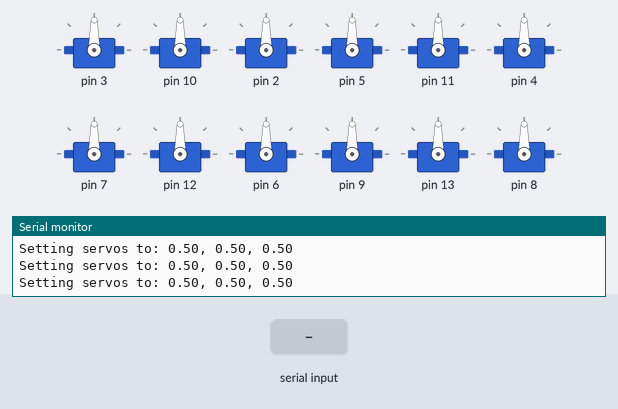
A sketch run on a simulated Arduino Uno, built with avr-gcc and run on an emulated ATmega328P. On the bench: 12 × servo, the last lines printed to the serial monitor. The inputs (shaded band) are chosen by the test bench.

Above: at 2.2 s.
2.3 s: "090\n" received over Serial
At 3.2 s:
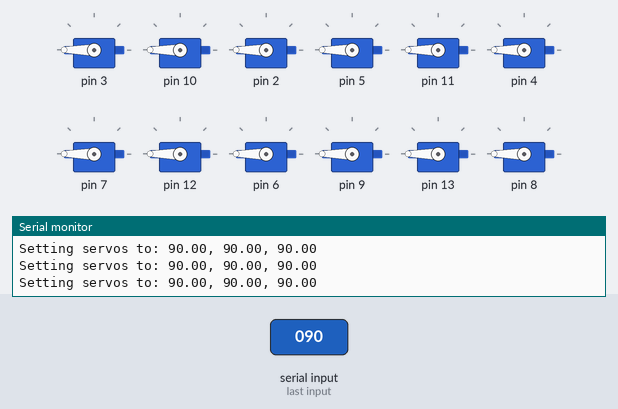
3.8 s: "0\n" received over Serial
At 5.0 s:
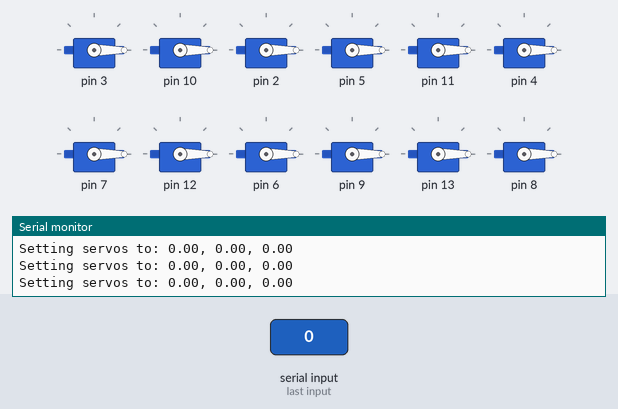
5.3 s: "s:90\n" received over Serial
At 6.5 s:
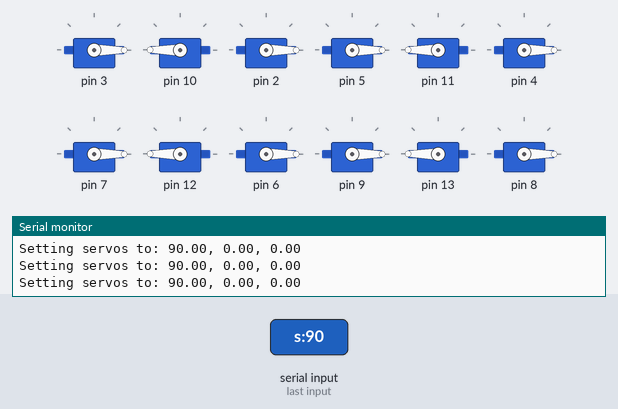
6.8 s: "e:90\n" received over Serial
At 7.7 s:
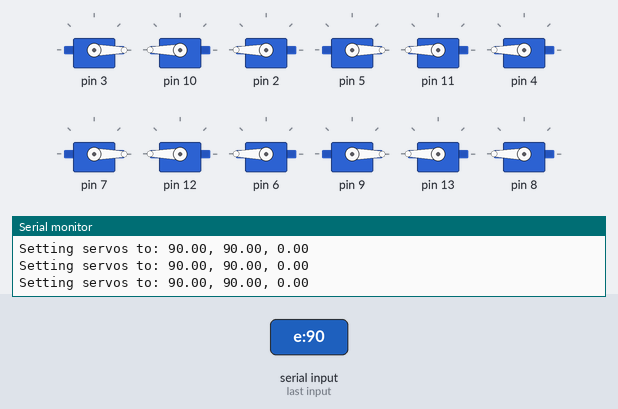
8.3 s: "s:\n" received over Serial
At 8.9 s:
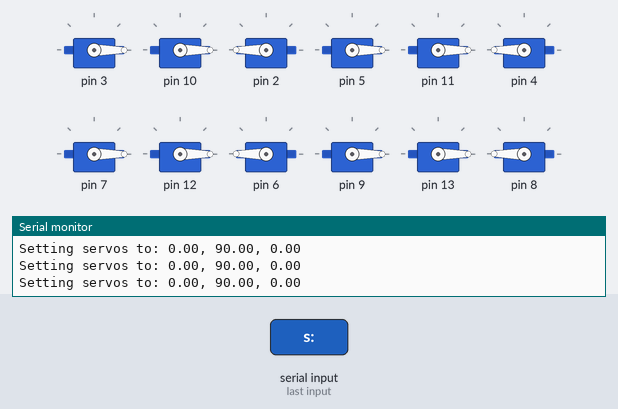
9.8 s: "w:90\n" received over Serial
At 11.3 s:
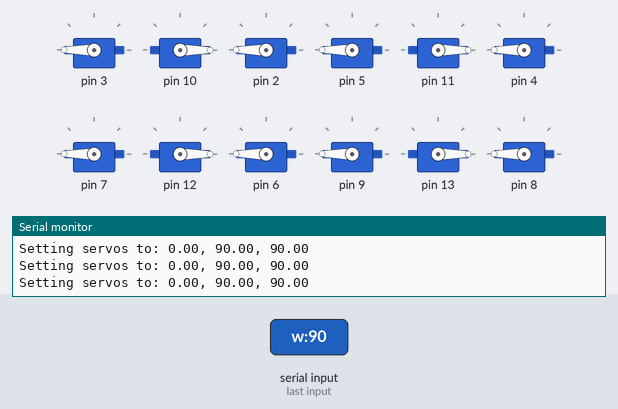
Timing chart, 0 to 12.3 s (numbered marks = the images above; inputs shaded):
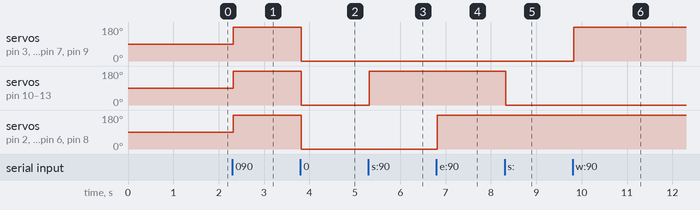

The sketch:

robot.ino
```cpp
//Just here to work with the Arduino IDE
//Main.cpp runs the program
```

DistanceSensorController.cpp
```cpp
//
//  DistanceSensorController.cpp
//  Quad
//
//  Created by Preston Raab on 10/9/22.
//
#include "DistanceSensorController.h"

DistanceSensorController::DistanceSensorController():
  sensorRight(TRIG_PIN, ECHO_1),
  sensorUp(TRIG_PIN, ECHO_2),
  sensorLeft(TRIG_PIN, ECHO_3),
  sensorDown(TRIG_PIN, ECHO_4) {
  numSamples = 0;
}

void DistanceSensorController::init() {
  sensorRight.setup();
  sensorUp.setup();
  sensorLeft.setup();
  sensorDown.setup();
}

void DistanceSensorController::updateSensors() {
  sensorRight.update();
  sensorUp.update();
  sensorLeft.update();
  sensorDown.update();
  if(numSamples < 20)
    numSamples++;
}

void DistanceSensorController::debugSensors(){
  debugfloatln("Right:", sensorRight.getDistance());
  debugfloatln("Up:", sensorUp.getDistance());
  debugfloatln("Left:", sensorLeft.getDistance());
  debugfloatln("Down:", sensorDown.getDistance());
  debugfloatln("Max:", 120);
  debugfloatln("Min:", 0);
}

DistanceSensorController::FourDistances DistanceSensorController::getGlobalResults(){
  float rightStatus = sensorRight.getDistance();
  float upStatus = sensorUp.getDistance();
  float leftStatus = sensorLeft.getDistance();
  float downStatus = sensorDown.getDistance();

  if(sensorRight.getDistance() < 1)
    rightStatus = 0;
  else
    rightStatus += sensorOffset;
  if(sensorUp.getDistance() < 1)
    upStatus = 0;
  else
    upStatus += sensorOffset;
  if(sensorLeft.getDistance() < 1)
    leftStatus = 0;
  else
    leftStatus = -(sensorOffset + leftStatus);
  if(sensorDown.getDistance() < 1)
    downStatus = 0;
  else
    downStatus = -(sensorOffset + downStatus);

  FourDistances result = {rightStatus, upStatus, leftStatus, downStatus};
  if(numSamples < 10){
    result.positiveX = 0;
    result.positiveY = 0;
    result.negativeX = 0;
    result.negativeY = 0;
  }
  debugfloatln("posX:", result.positiveX);
  debugfloatln("negX:", result.negativeX);
  debugfloatln("posY:", result.positiveY);
  debugfloatln("negX:", result.negativeY);
  return result;
}
```

DistanceSensorController.h
```cpp
//
//  DistanceSensorController.h
//  Quad
//
//  Created by Preston Raab on 10/9/22.
//


#ifndef DistanceSensorController_h
#define DistanceSensorController_h
#include "constants.h"

#include "Sensor.h"

class DistanceSensorController {
public:
  struct FourDistances{
    float positiveX;
    float positiveY;
    float negativeX;
    float negativeY;
  };
private:
  FourDistances sensorResults;
    char numSamples;

  Sensor sensorRight;
  Sensor sensorUp;
  Sensor sensorLeft;
  Sensor sensorDown;
public:
  DistanceSensorController();

  void init();

  void updateSensors();

  void debugSensors();

  FourDistances getGlobalResults();
};

#endif /* DistanceSensorController_h */
```

Leg.cpp
```cpp
//
//  Leg.cpp
//  Quad
//
//  Created by Preston Raab on 10/9/22.
//

#include "Leg.h"

/**
Domains for right front leg
A1                                     A2                           A3
-45º to 135º                      -90º to 90º                   0º to -180º
-45 is pointed back right     -90 is straight down         0 is inline with leg 2
0 is straight out x           0 is flat horizontal         -90 is normal to leg 2
135 is pointed front left      90 is straight up            -180 is sharply bent
**/

Leg::Leg(int shoulderPin, int elbowPin, int wristPin, Quadrant orientation)
    : shoulder(shoulderPin), elbow(elbowPin),
      wrist(wristPin) {
    configureDomains(orientation);
}

void Leg::configureDomains(Quadrant orientation) {
    this->orientation = orientation;
  switch (orientation) {
    case FORWARD_RIGHT:
      shoulder.setLimits(-45);
      break;
    case FORWARD_LEFT:
      shoulder.setLimits(45);
      break;
    case BACK_LEFT:
      shoulder.setLimits(135);
      break;
    case BACK_RIGHT:
      shoulder.setLimits(-135);
      break;
    default:
      #if DEBUG_ERROR
      debugln("ERROR configureServoDomains recieved unrecognized orientation");
      #endif
      break;
  }
  elbow.setLimits(-90);
  wrist.setLimits(0);
}

void Leg::home(){

}

// Attach Servo Pins to each joint
void Leg::init(float time) {
  wrist.init();
  shoulder.init();
  elbow.init();
  home();
}
```

Leg.h
```cpp
//
//  Leg.h
//  Quad
//
//  Created by Preston Raab on 10/9/22.
//
#ifndef Leg_h
#define Leg_h

#include "constants.h"
#include "MyServo.h"
#include "math.h"


class Leg {
public:

  enum Quadrant {
    FORWARD_RIGHT,
    FORWARD_LEFT,
    BACK_RIGHT,
    BACK_LEFT
  };


private:
  Quadrant orientation;

  void configureDomains(Quadrant orientation);

public:
  MyServo shoulder,   elbow,      wrist;

  Leg(int shoulderPin, int elbowPin, int wristPin, Quadrant orientation= FORWARD_RIGHT);
  Leg(const char* name, int shoulderPin, int elbowPin, int wristPin, Quadrant orientation= FORWARD_RIGHT);


  void home();

  void moveServos(float x, float y, float z);


  void debugAngles(float sAngle, float eAngle, float wAngle);

  void init(float time);

};

#endif /* Leg_h */
```

MyServo.cpp
```cpp
//
//  Servo.cpp
//  Quad
//
//  Created by Preston Raab on 10/9/22.
//

#include "MyServo.h"

MyServo::MyServo(char pin) : pin(pin), startPosition(0) {

}

MyServo::MyServo(char pin, int startPos)
    : pin(pin), startPosition(startPos) {

}

void MyServo::setLimits(int startPos) {
  startPosition = startPos;
}

void MyServo::setPosition(int angle) {
  if (pin != -1) {
    int endPosition = startPosition == 0? -180 : startPosition + 180;

    int servoPos = (int)map(angle, startPosition, endPosition, 0 , 180);
    #if DEBUG_ERROR
    if(servoPos > 180 || servoPos < 0) {
      debug("ERROR Servo ");
      debugfloat(" Out of Bounds ERROR: Servo Angle: ", angle);
      debugfloat(" {", startPosition);
      debugfloat(", ", endPosition);
      debug(" ");
      debug("}");
    }
    #endif
    writeDegrees(servoPos);
  }
}

void MyServo::init() {
  if (pin != -1)
    servo.attach(pin);
}

void MyServo::writeDegrees(int deg) {
  #if DEBUG_LOW
   debug("Writing ");
   debug(deg);
   debug(" degrees to Servo ");
   debugln(name);
  #endif
  servo.write(deg);
}

void MyServo::writeRadians(float rad) {
  int deg = degrees(rad);
  writeDegrees(deg);
}

void MyServo::writePercent(float percent) {
  int deg = percent * 180.0;
  writeDegrees(deg);
}

int MyServo::getHypotheticalPositionUnit(float percent){
  return (int)(startPosition + percent * (180));
}
```

MyServo.h
```cpp
//
//  Servo.h
//  Quad
//
//  Created by Preston Raab on 10/9/22.
//
#ifndef MyServo_h
#define MyServo_h
#include "constants.h"


class MyServo {
private:
  //Pinout for arduino UNO
  char pin;

public:
  int startPosition;
  //Constains the sweeep of the servo. Angle in degrees
  Servo servo;
  MyServo(char pin);
  //Creates a servo object with a pin number, and movement constraints defined by startPos and endPos
  MyServo(char pin, int startPos);
  void setLimits(int startPos);
  void init();
  void writeDegrees(int deg);
  void writeRadians(float rad);
  void writePercent(float percent);

  void setPosition(int angle);
  int getHypotheticalPositionUnit(float percent);
};

#endif /* MyServo_h */
```

Sensor.cpp
```cpp
//
//  Sensor.cpp
//  Quad
//
//  Created by Preston Raab on 10/9/22.
//

#include "Sensor.h"

/* Code for Ultrasonic sensor
 *
 *
 */

// ---------------------------------------------------------------- //
// Arduino Ultrasoninc Sensor HC-SR04
// Re-writed by Arbi Abdul Jabbaar
// Using Arduino IDE 1.8.7
// Using HC-SR04 Module
// Tested on 17 September 2019
// ---------------------------------------------------------------- //

Sensor::Sensor(int trig, int echo):trigPin(trig), echoPin(echo){
}

void Sensor::setup() {
  pinMode(trigPin, OUTPUT); // Sets the trigPin as an OUTPUT
  if(echoPin != -1){
    pinMode(echoPin, INPUT);  // Sets the echoPin as an INPUT
  }
  digitalWrite(trigPin, LOW);
}
void Sensor::update() {
  // Sets the trigPin HIGH (ACTIVE) for 10 microseconds
  debugln("hello5");
  digitalWrite(trigPin, HIGH);
  delayMicroseconds(10);
  digitalWrite(trigPin, LOW);
  // Reads the echoPin, returns the sound wave travel time in microseconds/
  if(echoPin != -1){
    duration = pulseIn(echoPin, HIGH, 30000);
  }
  else{
    duration = 0;
  }
  // Calculating the distance
  distance = duration * 0.034 / 2.0; // Speed of sound wave divided by 2 (go and back)
  distanceAvg = 0.7 * distanceAvg + 0.3 * (float)((distance < 125) ? distance : 125);  //In centimeters
  // Displays the distance on the Serial Monitor
  //debugfloat("Avg Distance: ", distanceAvg);

  delayMicroseconds(30000);
}

float Sensor::getDistance(){
  return distanceAvg;
}
```

Sensor.h
```cpp
//
//  Sensor.h
//  Quad
//
//  Created by Preston Raab on 10/9/22.
//

#ifndef Sensor_h
#define Sensor_h
#include "constants.h"


class Sensor {
private:
  int trigPin;
  int echoPin;
  float distanceAvg = 0;
  long duration; // variable for the duration of sound wave travel
  float distance;  // variable for the distance measurement
public:
  Sensor(int trig, int echo);
  void setup();

  void update();

  float getDistance();
};

#endif /* Sensor_h */
```

constants.h
```cpp
/*
This file contains project wide constants and definitions.
*/
#ifndef CONSTANTS
    #define CONSTANTS

    #include <Arduino.h>
    #include <Servo.h>

    //Pinout numbers
    #define LEG_A1 10
    #define LEG_A2 2
    #define LEG_A3 3

    #define LEG_B1 11
    #define LEG_B2 4
    #define LEG_B3 5

    #define LEG_C1 12
    #define LEG_C2 6
    #define LEG_C3 7

    #define LEG_D1 13
    #define LEG_D2 8
    #define LEG_D3 9

    #define TRIG_PIN A1
    #define ECHO_1 -1//A2
    #define ECHO_2 -1//A3
    #define ECHO_3 -1//A4
    #define ECHO_4 -1//A5

    //Length of each segment(cm)
    #define L1 4.0
    #define L2 6.0
    #define L3 14.5

    #define sensorOffset 6

    #define PERIOD 1.3    //seconds

    //Toggle stuff
    #define EYES 1
    #define RUN_ON_SERIAL 1
    #define JUST_EYES 0

    //Toggle the debug print statements. Turning it off can make the robot run smoothly.
    #define DEBUG_ALL 1

    #if DEBUG_ALL
      #include <stdio.h>
      #define debug(string) Serial.print(string)
      #define debugln(string) Serial.println(string)
      #define debugfloat(string,flt) Serial.print(string);Serial.print(flt)
      #define debugfloatln(string,flt) Serial.print(string);Serial.println(flt)
    #else
        #define debug(x)
        #define debugln(x)
        #define debugfloat(string,flt)
        #define debugfloatln(string,flt)
    #endif

#endif
```

main.cpp
```cpp
#ifndef MAIN_CPP
#define MAIN_CPP

#include "constants.h"
#include "Leg.h"
#include "MyServo.h"
#include "DistanceSensorController.h"

float timeNow;


#if RUN_ON_SERIAL
  Leg leg1(LEG_A1, LEG_A2, LEG_A3);
  Leg leg2(LEG_B1, LEG_B2, LEG_B3);
  Leg leg3(LEG_C1, LEG_C2, LEG_C3);
  Leg leg4(LEG_D1, LEG_D2, LEG_D3);


  void runOnSerialSetup(float timeNow) {
    leg1.init(timeNow);
    leg1.home();
    leg2.init(timeNow);
    leg2.home();
    leg3.init(timeNow);
    leg3.home();
    leg4.init(timeNow);
    leg4.home();
  }

  float shoulder1Percent = 0.5;
  float shoulder2Percent = 0.5;
  float elbowPercent = 0.5;
  float wristPercent = 0.5;

  //Input commands in these forms:
  //0 --set all servos to 0
  //0.5 --set all servos to halfway
  //s:1 --set the shoulders to all the way
  //e:.7 --set elbows to .7
  //w:0.2 --set wrists to 0.2
  void runOnSerialLoop() {
  #if DEBUG_ALL
    if(Serial.available()){
        String s = Serial.readStringUntil('\n');
        if(s.startsWith("s:")){
          s = s.substring(2);
          shoulder1Percent = s.toFloat();
          shoulder2Percent = s.toFloat();
        }
        else if(s.startsWith("e:")){
          s = s.substring(2);
          elbowPercent = s.toFloat();
        }
        else if(s.startsWith("w:")){
          s = s.substring(2);
          wristPercent = s.toFloat();
        }
        else if(s.startsWith("0") || s.startsWith("1") || s.startsWith(".")){
          shoulder1Percent = s.toFloat();
          shoulder2Percent = s.toFloat();
          elbowPercent = s.toFloat();
          wristPercent = s.toFloat();
        }
    }
  #endif

    leg1.shoulder.writePercent(shoulder1Percent);
    leg1.elbow.writePercent(elbowPercent);
    leg1.wrist.writePercent(wristPercent);

    leg2.shoulder.writePercent(shoulder2Percent);
    leg2.elbow.writePercent(elbowPercent);
    leg2.wrist.writePercent(wristPercent);

    leg3.shoulder.writePercent(shoulder1Percent);
    leg3.elbow.writePercent(elbowPercent);
    leg3.wrist.writePercent(wristPercent);

    leg4.shoulder.writePercent(shoulder2Percent);
    leg4.elbow.writePercent(elbowPercent);
    leg4.wrist.writePercent(wristPercent);

    debugfloat("Setting servos to: ", shoulder1Percent);
    debugfloat(", ", elbowPercent);
    debugfloatln(", ", wristPercent);
  }
#endif
#if EYES
  DistanceSensorController dsc;
#endif

void setup() {
  Serial.begin(9600);
  debugln("Serial Communication Online");
  timeNow = millis();
  #if RUN_ON_SERIAL
    runOnSerialSetup(timeNow);
  #else
  #endif

  delay(1000);
}


bool firstTime = true;
void loop() {
  timeNow = long(millis());
    #if RUN_ON_SERIAL
      runOnSerialLoop();
    #else
      #if JUST_EYES
        if(firstTime){
          firstTime = false;
          dsc.init();
        }
        dsc.debugSensors();
      #endif
  #endif
}
 #endif
```

Measured:
- after the input at 2.3 s, servo on pin 3, servo on pin 10, servo on pin 2, servo on pin 5, servo on pin 11, servo on pin 4, servo on pin 7, servo on pin 12, servo on pin 6, servo on pin 9, servo on pin 13, servo on pin 8: 90° → 180° at once
- after the input at 3.8 s, servo on pin 3, servo on pin 10, servo on pin 2, servo on pin 5, servo on pin 11, servo on pin 4, servo on pin 7, servo on pin 12, servo on pin 6, servo on pin 9, servo on pin 13, servo on pin 8: 180° → 0° at once
- after the input at 5.3 s, servo on pin 10–13: 0° → 180° at once
- after the input at 6.8 s, servo on pin 2, servo on pin 4, servo on pin 6, servo on pin 8: 0° → 180° at once
- after the input at 8.3 s, servo on pin 10–13: 180° → 0° at once
- after the input at 9.8 s, servo on pin 3, servo on pin 5, servo on pin 7, servo on pin 9: 0° → 180° at once
